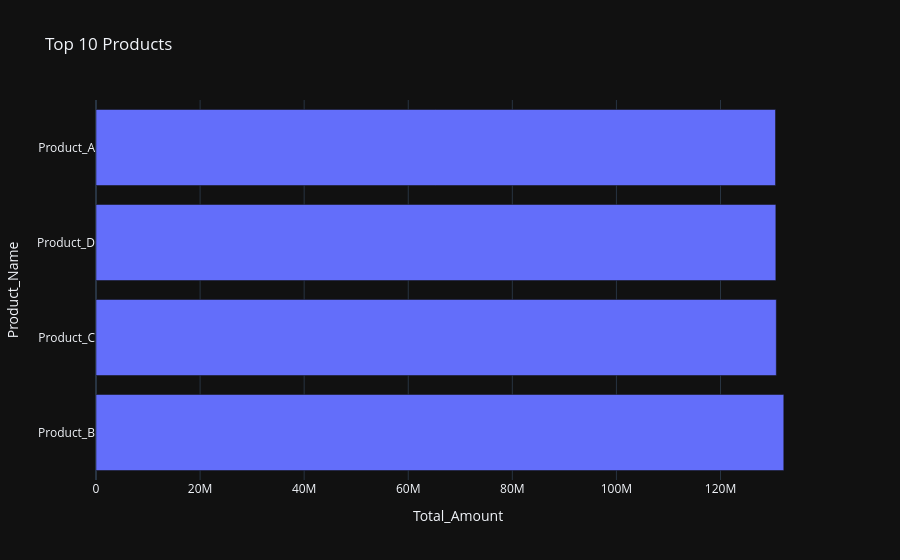

The notebook cell saved with this chart:
### Code cell
# ==========================================================
# 4. Top 10 Products
# ==========================================================
top_products = (
    df.groupby('Product_Name')['Total_Amount']
    .sum()
    .nlargest(10)
    .reset_index()
)

fig4 = px.bar(
    top_products,
    x='Total_Amount',
    y='Product_Name',
    orientation='h',
    title='Top 10 Products'
)
fig4.show()

### Figure 1 — Plotly figure (JSON) as saved in the notebook; plotly's stock layout.template omitted (floating-point values rounded to 4 significant figures)
{"data": [{"hovertemplate": "Total_Amount=%{x}<br>Product_Name=%{y}<extra></extra>", "legendgroup": "", "marker": {"color": "#636efa", "pattern": {"shape": ""}}, "name": "", "orientation": "h", "showlegend": false, "textposition": "auto", "x": [132200000.0, 130700000.0, 130600000.0, 130600000.0], "xaxis": "x", "y": ["Product_B", "Product_C", "Product_D", "Product_A"], "yaxis": "y", "type": "bar"}], "layout": {"xaxis": {"anchor": "y", "domain": [0.0, 1.0], "title": {"text": "Total_Amount"}}, "yaxis": {"anchor": "x", "domain": [0.0, 1.0], "title": {"text": "Product_Name"}}, "legend": {"tracegroupgap": 0}, "title": {"text": "Top 10 Products"}, "barmode": "relative"}}
